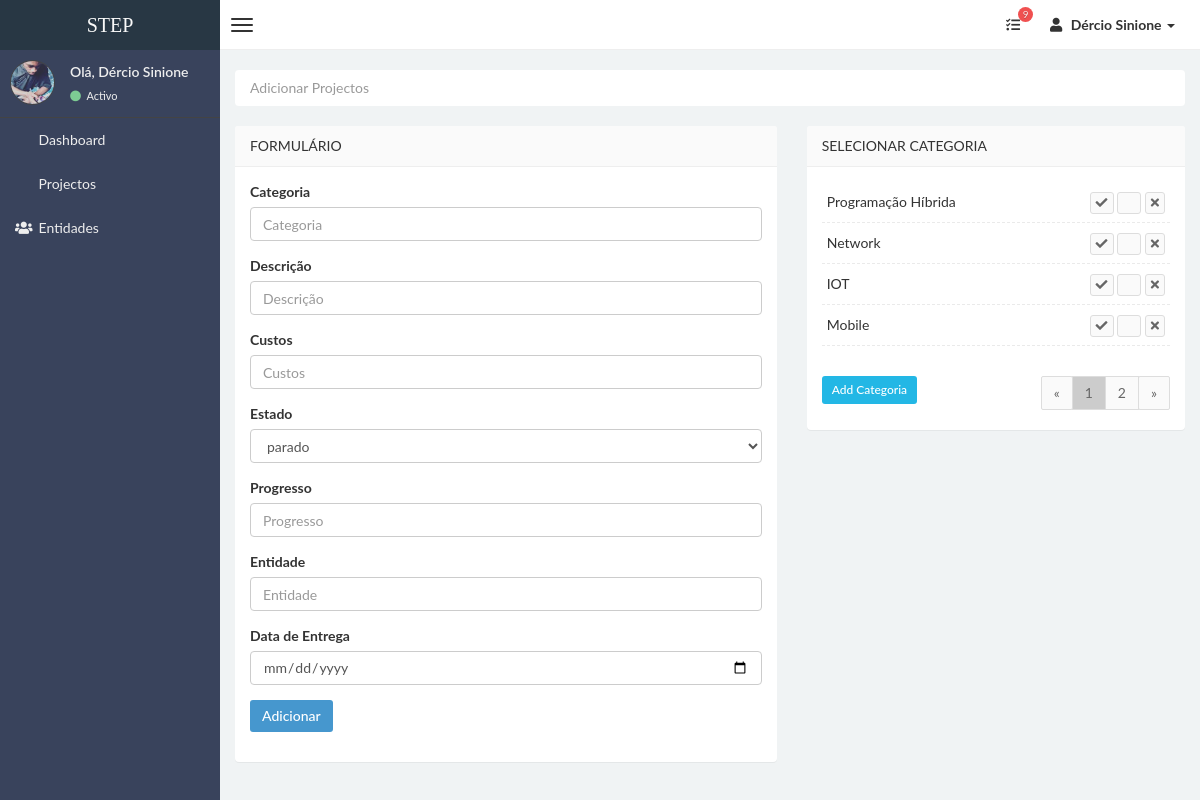
Before: /projectos/add (signed in) with the older database file.
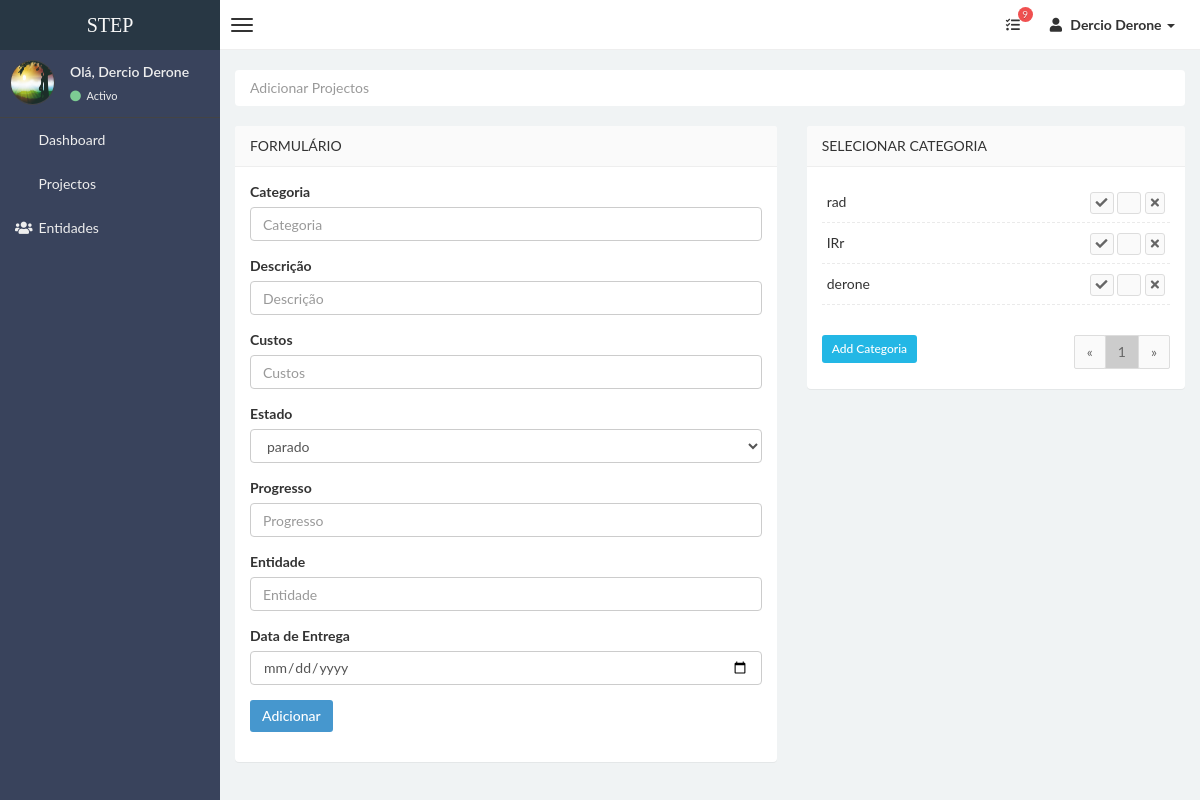
After: the same page with the newer database file.
### stepsite/models.py (models this page shows, shortened)
class Usuarios(db.Model,UserMixin):
    id = db.Column(db.Integer,primary_key=True)
    nome = db.Column(db.String(30), unique=True, nullable=False)
    email = db.Column(db.String(100), unique=True, nullable=False)
    senha = db.Column(db.String(100), unique=False, nullable=False)
    imagem = db.Column(db.String(30), nullable=False, default='defaultUser.jpg')
    categorias = db.relationship('Categorias', backref='usuarios', lazy=True)
    entidades = db.relationship('Entidades', backref='usuarios', lazy=True)
    projectos = db.relationship('Projectos', backref='usuarios', lazy=True)

class Categorias(db.Model):
    id = db.Column(db.Integer,primary_key=True)
    nome = db.Column(db.String(50), nullable=False)
    idUser = db.Column(db.Integer, db.ForeignKey('usuarios.id'),nullable=False)
    projectos = db.relationship('Projectos', backref='categorias', lazy=True)

### stepsite/projectos/routes.py (the view, shortened to what this page needs)
@projects.route("/projectos/add",methods=['GET','POST'])
@login_required
def addprojectos():
    page = request.args.get('page',1, type=int)
    en = request.args.get('en',0, type=int)
    form = FormProjectos()
    if en is not 0:
        form.custos.data = 0
        form.progresso.data = 0
        entidade = Entidades.query.get(en)
        form.idEntidade.data = entidade.id
        form.entidade.data = entidade.nome
    per_page = 4
    result = Categorias.query.order_by(Categorias.id.desc()).filter_by(idUser=current_user.id).paginate(page=page,per_page=per_page)
    if request.method == 'POST':
        form.custos.data = request.form['custos']
        form.progresso.data = request.form['progresso']
        form.dataEntrega.data = request.form['dataEntrega']
        form.estado.data = request.form['estado']
    return render_template("addprojectos.html",title="STEP | Adicionar Projectos",result=result,form=form,en=en,curpage=page)

### stepsite/projectos/forms.py
class FormProjectos(FlaskForm):
    descricao = StringField('Descrição', validators=[DataRequired(),length(min=3,max=100,message="Só é permetido nome no intervalo de 3 a 100 dígitos.")])
    idCategoria = StringField('Id da Categoria',validators=[DataRequired()])
    idProjecto = IntegerField('Identificador')
    categoria = StringField('Categoria', validators=[DataRequired()])
    custos = DecimalField('Custos', validators=[DataRequired(message="Este campo é obrigatório.")])
    estado = StringField('estado', validators=[DataRequired()])
    progresso = IntegerField('Progresso', validators=[DataRequired(message="Este campo é obrigatório."),length(max=3,message="O progresso de um projecto vai de 0 a 100%.")])
    idEntidade = StringField('Id da Entidade',validators=[DataRequired()])
    entidade = StringField('Entidade', validators=[DataRequired()])
    dataEntrega = DateField('Data Entrega',validators=[DataRequired(message="Este campo é obrigatório.")])
    submit = SubmitField('Adicionar')

### stepsite/models.py (called while the page is built)
@login_manager.user_loader
def load_user(user_id):
    return Usuarios.query.get(int(user_id))

### stepsite/templates/addprojectos.html (shortened to what the changed rows need)
{% extends "layoutAdmin.html" %}
{% block content %}
<section class="row">
    <div class="col-md-5">
    <section class="panel tasks-widget">
    <div class="panel-body">
        <div class="task-content">
            <ul class="task-list ui-sortable" id="listaCategorias">
            {% if result: %}
                {% for item in result.items %}
                    <li>
                        <span> {{ item.nome }}</span>
                        <div class="pull-right hidden-phone">
                            <a onclick="SelectCategoria('{{item.id}}','{{item.nome}}')"><button class="btn btn-default btn-xs"><i class="fa fa-check"></i></button></a>
                            <a  onclick="AcaoCategoria('/categoria/{{item.id}}/update','Actualizar','{{item.nome}}')" href="#ModalCategoria" data-toggle="modal" data-target="#ModalCategoria"><button class="btn btn-default btn-xs"><i class="fa fa-pencil"></i></button></a>
                            <a href="#ModalConfirm" onclick="fnIdselecionado('/categoria/{{item.id}}/delete?en={{en}}&page={{curpage}}')" data-toggle="modal" data-target="#ModalConfirm"><button class="btn btn-default btn-xs"><i class="fa fa-times"></i></button></a>
                        </div>
                    </li>
                {% endfor %}
            {% endif %}
            </ul>
        </div>
            <div class="row">
                <div class="col-md-9 text-right">
                    <ul class="pagination" style="margin-top: 0px; margin-bottom: 0px;">
                    {% for numPage in result.iter_pages(left_edge=1,right_edge=1,left_current=1,right_current=2)%}
                        {% if numPage %}
                            {% if result.page == numPage %}
                                <li><a style="background-color: #ccc;" href="/projectos/add?en={{en}}&page={{numPage}}">{{ numPage }}</a></li>
                            {% else %}
                                <li><a href="/projectos/add?en={{en}}&page={{numPage}}">{{ numPage }}</a></li>
                            {% endif %}
                        {% endif %}
                    {% endfor %}
                    </ul>
                </div>
            </div>
</section>
    </div>
</section>
{% endblock content %}

### stepsite/templates/layoutAdmin.html (shortened to what this page needs)
<!DOCTYPE html>
<html>
    <head>
        <link href="../static/css/bootstrap.css" rel="stylesheet" type="text/css" />
        <link href="../static/css/font-awesome.min.css" rel="stylesheet" type="text/css" />
        <link href="../static/css/mystyle.css" rel="stylesheet" type="text/css" />
        <link href="../static/css/style.css" rel="stylesheet" type="text/css" />
        <link rel="stylesheet" href="https://use.fontawesome.com/releases/v5.8.1/css/all.css" >
    </head>
    <body class="skin-black">
        <header class="header">
            <a href="{{url_for('main.home')}}" class="logo">
                STEP
            </a>
            <nav class="navbar navbar-static-top" role="navigation">
                <a href="#" class="navbar-btn sidebar-toggle" data-toggle="offcanvas" role="button" >
                    <span class="icon-bar"></span>
                    <span class="icon-bar"></span>
                    <span class="icon-bar"></span>
                </a>
                <div class="navbar-right">
                    <ul class="nav navbar-nav">
                      <li class="dropdown tasks-menu">
                            <a href="#" class="dropdown-toggle" data-toggle="dropdown">
                                <i class="fa fa-tasks"></i>
                                <span class="label label-danger">9</span>
                            </a>
                        </li>
                        <li class="dropdown user user-menu">
                            <a href="#" class="dropdown-toggle" data-toggle="dropdown">
                                <i class="fa fa-user"></i>
                                <span> {{current_user.nome}} <i class="caret"></i></span>
                            </a>
                        </li>
                    </ul>
                </div>
            </nav>
        </header>
        <div class="wrapper row-offcanvas row-offcanvas-left">
            <aside class="left-side sidebar-offcanvas">
                <section class="sidebar">
                    <div class="user-panel">
                        <div class="pull-left image">
                            <img src="{{url_for('static',filename='profile_img/'+current_user.imagem)}}" class="img-circle" alt="User Image" />
                        </div>
                        <div class="pull-left info">
                            <p>Olá, {{current_user.nome}} </p>
                            <a href="#"><i class="fa fa-circle text-success"></i> Activo</a>
                        </div>
                    </div>
                    <ul class="sidebar-menu">
                        <li>
                            <a href="{{url_for('projects.admin')}}">
                                <i class="fa fa-dashboard"></i> <span>Dashboard </span>
                            </a>
                        </li>
                        <li>
                            <a href="{{url_for('projects.projectos')}}">
                                <i class="fa fa-dropbox"></i> <span>Projectos</span>
                            </a>
                        </li>
                        <li class="">
                            <a href="{{url_for('entidads.entidades')}}">
                                <i class="fa fa-group"></i> <span>Entidades</span>
                            </a>
                        </li>
                    </ul>
                </section>
            </aside>
            <aside class="right-side">
            <section class="content">
            {% block content %}
            {% endblock content %}
            </section>
			</aside>
		</div>
    </body>
</html>

Changed rows visible on the page:
removed Categorias: nome "Programação Híbrida"
removed Categorias: nome "Network"
removed Categorias: nome "IOT"
changed Usuarios: nome "Dércio Sinione" → "Dercio Derone"; imagem: picture removed, a placeholder shows
changed Categorias: nome "Mobile" → "rad"
now on this page (row edited): Categorias: nome "IRr"
now on this page (row edited): Categorias: nome "derone"
Other visible differences:
list line gone: "2"
